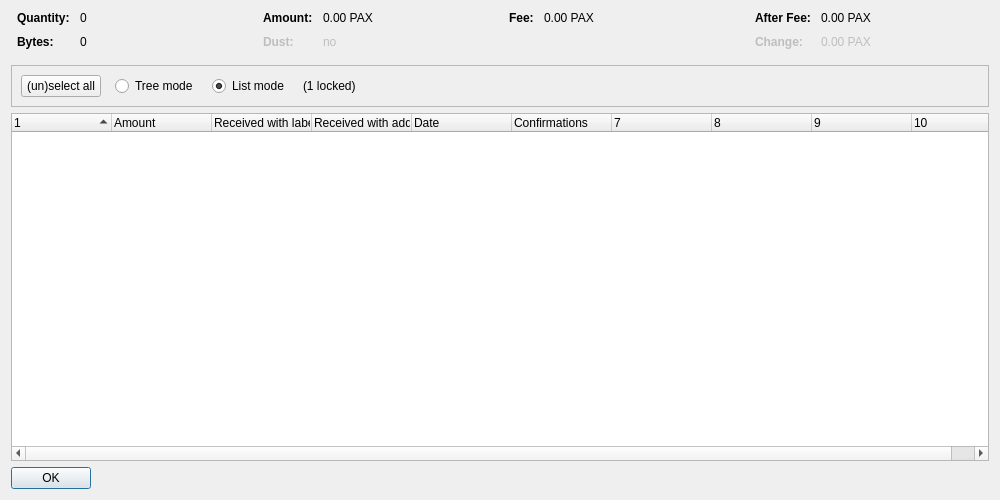
<?xml version="1.0" encoding="UTF-8"?>
<ui version="4.0">
 <class>CoinControlDialog</class>
 <widget class="QDialog" name="CoinControlDialog">
  <property name="geometry">
   <rect>
    <x>0</x>
    <y>0</y>
    <width>1000</width>
    <height>500</height>
   </rect>
  </property>
  <property name="windowTitle">
   <string>Coin Selection</string>
  </property>
  <layout class="QVBoxLayout" name="verticalLayout">
   <item>
    <layout class="QHBoxLayout" name="horizontalLayoutTop" stretch="0,0,0,0">
     <property name="topMargin">
      <number>0</number>
     </property>
     <property name="bottomMargin">
      <number>10</number>
     </property>
     <item>
      <layout class="QFormLayout" name="formLayoutCoinControl1">
       <property name="horizontalSpacing">
        <number>10</number>
       </property>
       <property name="verticalSpacing">
        <number>10</number>
       </property>
       <property name="leftMargin">
        <number>6</number>
       </property>
       <property name="rightMargin">
        <number>6</number>
       </property>
       <item row="0" column="0">
        <widget class="QLabel" name="labelCoinControlQuantityText">
         <property name="font">
          <font>
           <weight>75</weight>
           <bold>true</bold>
          </font>
         </property>
         <property name="text">
          <string>Quantity:</string>
         </property>
        </widget>
       </item>
       <item row="0" column="1">
        <widget class="QLabel" name="labelCoinControlQuantity">
         <property name="cursor">
          <cursorShape>IBeamCursor</cursorShape>
         </property>
         <property name="contextMenuPolicy">
          <enum>Qt::ActionsContextMenu</enum>
         </property>
         <property name="text">
          <string notr="true">0</string>
         </property>
         <property name="textInteractionFlags">
          <set>Qt::LinksAccessibleByMouse|Qt::TextSelectableByKeyboard|Qt::TextSelectableByMouse</set>
         </property>
        </widget>
       </item>
       <item row="1" column="0">
        <widget class="QLabel" name="labelCoinControlBytesText">
         <property name="font">
          <font>
           <weight>75</weight>
           <bold>true</bold>
          </font>
         </property>
         <property name="text">
          <string>Bytes:</string>
         </property>
        </widget>
       </item>
       <item row="1" column="1">
        <widget class="QLabel" name="labelCoinControlBytes">
         <property name="cursor">
          <cursorShape>IBeamCursor</cursorShape>
         </property>
         <property name="contextMenuPolicy">
          <enum>Qt::ActionsContextMenu</enum>
         </property>
         <property name="text">
          <string notr="true">0</string>
         </property>
         <property name="textInteractionFlags">
          <set>Qt::LinksAccessibleByMouse|Qt::TextSelectableByKeyboard|Qt::TextSelectableByMouse</set>
         </property>
        </widget>
       </item>
      </layout>
     </item>
     <item>
      <layout class="QFormLayout" name="formLayoutCoinControl2">
       <property name="horizontalSpacing">
        <number>10</number>
       </property>
       <property name="verticalSpacing">
        <number>10</number>
       </property>
       <property name="leftMargin">
        <number>6</number>
       </property>
       <property name="rightMargin">
        <number>6</number>
       </property>
       <item row="0" column="0">
        <widget class="QLabel" name="labelCoinControlAmountText">
         <property name="font">
          <font>
           <weight>75</weight>
           <bold>true</bold>
          </font>
         </property>
         <property name="text">
          <string>Amount:</string>
         </property>
        </widget>
       </item>
       <item row="0" column="1">
        <widget class="QLabel" name="labelCoinControlAmount">
         <property name="cursor">
          <cursorShape>IBeamCursor</cursorShape>
         </property>
         <property name="contextMenuPolicy">
          <enum>Qt::ActionsContextMenu</enum>
         </property>
         <property name="text">
          <string notr="true">0.00 PAX</string>
         </property>
         <property name="textInteractionFlags">
          <set>Qt::LinksAccessibleByMouse|Qt::TextSelectableByKeyboard|Qt::TextSelectableByMouse</set>
         </property>
        </widget>
       </item>
       <item row="1" column="0">
        <widget class="QLabel" name="labelCoinControlLowOutputText">
         <property name="enabled">
          <bool>false</bool>
         </property>
         <property name="font">
          <font>
           <weight>75</weight>
           <bold>true</bold>
          </font>
         </property>
         <property name="text">
          <string>Dust:</string>
         </property>
        </widget>
       </item>
       <item row="1" column="1">
        <widget class="QLabel" name="labelCoinControlLowOutput">
         <property name="enabled">
          <bool>false</bool>
         </property>
         <property name="cursor">
          <cursorShape>IBeamCursor</cursorShape>
         </property>
         <property name="contextMenuPolicy">
          <enum>Qt::ActionsContextMenu</enum>
         </property>
         <property name="text">
          <string notr="true">no</string>
         </property>
         <property name="textInteractionFlags">
          <set>Qt::LinksAccessibleByMouse|Qt::TextSelectableByKeyboard|Qt::TextSelectableByMouse</set>
         </property>
        </widget>
       </item>
      </layout>
     </item>
     <item>
      <layout class="QFormLayout" name="formLayoutCoinControl3">
       <property name="horizontalSpacing">
        <number>10</number>
       </property>
       <property name="verticalSpacing">
        <number>10</number>
       </property>
       <property name="leftMargin">
        <number>6</number>
       </property>
       <property name="rightMargin">
        <number>6</number>
       </property>
       <item row="0" column="0">
        <widget class="QLabel" name="labelCoinControlFeeText">
         <property name="font">
          <font>
           <weight>75</weight>
           <bold>true</bold>
          </font>
         </property>
         <property name="text">
          <string>Fee:</string>
         </property>
        </widget>
       </item>
       <item row="0" column="1">
        <widget class="QLabel" name="labelCoinControlFee">
         <property name="cursor">
          <cursorShape>IBeamCursor</cursorShape>
         </property>
         <property name="contextMenuPolicy">
          <enum>Qt::ActionsContextMenu</enum>
         </property>
         <property name="text">
          <string notr="true">0.00 PAX</string>
         </property>
         <property name="textInteractionFlags">
          <set>Qt::LinksAccessibleByMouse|Qt::TextSelectableByKeyboard|Qt::TextSelectableByMouse</set>
         </property>
        </widget>
       </item>
      </layout>
     </item>
     <item>
      <layout class="QFormLayout" name="formLayoutCoinControl4">
       <property name="horizontalSpacing">
        <number>10</number>
       </property>
       <property name="verticalSpacing">
        <number>10</number>
       </property>
       <property name="leftMargin">
        <number>6</number>
       </property>
       <property name="rightMargin">
        <number>6</number>
       </property>
       <item row="0" column="0">
        <widget class="QLabel" name="labelCoinControlAfterFeeText">
         <property name="font">
          <font>
           <weight>75</weight>
           <bold>true</bold>
          </font>
         </property>
         <property name="text">
          <string>After Fee:</string>
         </property>
        </widget>
       </item>
       <item row="0" column="1">
        <widget class="QLabel" name="labelCoinControlAfterFee">
         <property name="cursor">
          <cursorShape>IBeamCursor</cursorShape>
         </property>
         <property name="contextMenuPolicy">
          <enum>Qt::ActionsContextMenu</enum>
         </property>
         <property name="text">
          <string notr="true">0.00 PAX</string>
         </property>
         <property name="textInteractionFlags">
          <set>Qt::LinksAccessibleByMouse|Qt::TextSelectableByKeyboard|Qt::TextSelectableByMouse</set>
         </property>
        </widget>
       </item>
       <item row="1" column="0">
        <widget class="QLabel" name="labelCoinControlChangeText">
         <property name="enabled">
          <bool>false</bool>
         </property>
         <property name="font">
          <font>
           <weight>75</weight>
           <bold>true</bold>
          </font>
         </property>
         <property name="text">
          <string>Change:</string>
         </property>
        </widget>
       </item>
       <item row="1" column="1">
        <widget class="QLabel" name="labelCoinControlChange">
         <property name="enabled">
          <bool>false</bool>
         </property>
         <property name="cursor">
          <cursorShape>IBeamCursor</cursorShape>
         </property>
         <property name="contextMenuPolicy">
          <enum>Qt::ActionsContextMenu</enum>
         </property>
         <property name="text">
          <string notr="true">0.00 PAX</string>
         </property>
         <property name="textInteractionFlags">
          <set>Qt::LinksAccessibleByMouse|Qt::TextSelectableByKeyboard|Qt::TextSelectableByMouse</set>
         </property>
        </widget>
       </item>
      </layout>
     </item>
    </layout>
   </item>
   <item>
    <widget class="QFrame" name="frame">
     <property name="minimumSize">
      <size>
       <width>0</width>
       <height>40</height>
      </size>
     </property>
     <property name="frameShape">
      <enum>QFrame::StyledPanel</enum>
     </property>
     <property name="frameShadow">
      <enum>QFrame::Sunken</enum>
     </property>
     <layout class="QHBoxLayout" name="horizontalLayout">
      <item>
       <layout class="QHBoxLayout" name="horizontalLayoutPanel" stretch="0,0,0,0,0">
        <property name="spacing">
         <number>14</number>
        </property>
        <item>
         <widget class="QPushButton" name="pushButtonSelectAll">
          <property name="sizePolicy">
           <sizepolicy hsizetype="Maximum" vsizetype="Fixed">
            <horstretch>0</horstretch>
            <verstretch>0</verstretch>
           </sizepolicy>
          </property>
          <property name="text">
           <string>(un)select all</string>
          </property>
          <property name="autoDefault">
           <bool>false</bool>
          </property>
         </widget>
        </item>
        <item>
         <widget class="QRadioButton" name="radioTreeMode">
          <property name="sizePolicy">
           <sizepolicy hsizetype="Maximum" vsizetype="Fixed">
            <horstretch>0</horstretch>
            <verstretch>0</verstretch>
           </sizepolicy>
          </property>
          <property name="text">
           <string>Tree mode</string>
          </property>
         </widget>
        </item>
        <item>
         <widget class="QRadioButton" name="radioListMode">
          <property name="sizePolicy">
           <sizepolicy hsizetype="Maximum" vsizetype="Fixed">
            <horstretch>0</horstretch>
            <verstretch>0</verstretch>
           </sizepolicy>
          </property>
          <property name="text">
           <string>List mode</string>
          </property>
          <property name="checked">
           <bool>true</bool>
          </property>
         </widget>
        </item>
        <item>
         <widget class="QLabel" name="labelLocked">
          <property name="text">
           <string notr="true">(1 locked)</string>
          </property>
         </widget>
        </item>
        <item>
         <spacer name="horizontalSpacer">
          <property name="orientation">
           <enum>Qt::Horizontal</enum>
          </property>
          <property name="sizeHint" stdset="0">
           <size>
            <width>40</width>
            <height>20</height>
           </size>
          </property>
         </spacer>
        </item>
       </layout>
      </item>
     </layout>
    </widget>
   </item>
   <item>
    <widget class="CoinControlTreeWidget" name="treeWidget">
     <property name="contextMenuPolicy">
      <enum>Qt::CustomContextMenu</enum>
     </property>
     <property name="sortingEnabled">
      <bool>false</bool>
     </property>
     <property name="columnCount">
      <number>10</number>
     </property>
     <attribute name="headerShowSortIndicator" stdset="0">
      <bool>true</bool>
     </attribute>
     <attribute name="headerStretchLastSection">
      <bool>false</bool>
     </attribute>
     <column>
      <property name="text">
       <string/>
      </property>
     </column>
     <column>
      <property name="text">
       <string>Amount</string>
      </property>
     </column>
     <column>
      <property name="text">
       <string>Received with label</string>
      </property>
     </column>
     <column>
      <property name="text">
       <string>Received with address</string>
      </property>
     </column>
     <column>
      <property name="text">
       <string>Date</string>
      </property>
     </column>
     <column>
      <property name="text">
       <string>Confirmations</string>
      </property>
      <property name="toolTip">
       <string>Confirmed</string>
      </property>
     </column>
     <column>
      <property name="text">
       <string/>
      </property>
     </column>
     <column>
      <property name="text">
       <string/>
      </property>
     </column>
     <column>
      <property name="text">
       <string/>
      </property>
     </column>
     <column>
      <property name="text">
       <string/>
      </property>
     </column>
    </widget>
   </item>
   <item>
    <widget class="QDialogButtonBox" name="buttonBox">
     <property name="sizePolicy">
      <sizepolicy hsizetype="Maximum" vsizetype="Fixed">
       <horstretch>0</horstretch>
       <verstretch>0</verstretch>
      </sizepolicy>
     </property>
     <property name="orientation">
      <enum>Qt::Horizontal</enum>
     </property>
     <property name="standardButtons">
      <set>QDialogButtonBox::Ok</set>
     </property>
    </widget>
   </item>
  </layout>
 </widget>
 <customwidgets>
  <customwidget>
   <class>CoinControlTreeWidget</class>
   <extends>QTreeWidget</extends>
   <header>coincontroltreewidget.h</header>
  </customwidget>
 </customwidgets>
 <resources/>
 <connections/>
</ui>
